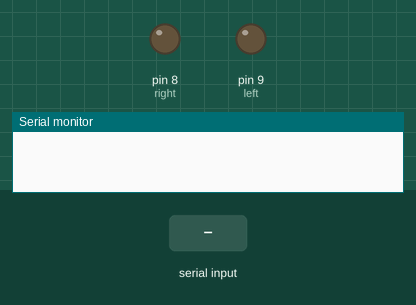
Recording of a sketch running on a simulated Arduino Uno, built with avr-gcc and run on an emulated ATmega328P. Shown: output pins drawn as LEDs (lit = HIGH), the last lines printed to the serial monitor. Inputs (shaded band) come from the test bench.

Above: at 1.2 s.
1.3 s: "1" received over Serial
At 2.3 s:
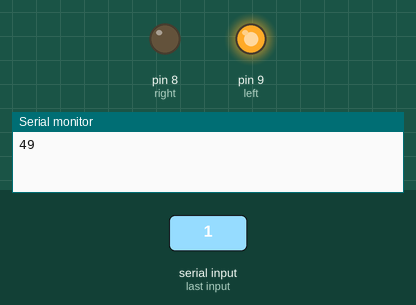
2.8 s: "2" received over Serial
At 3.4 s:
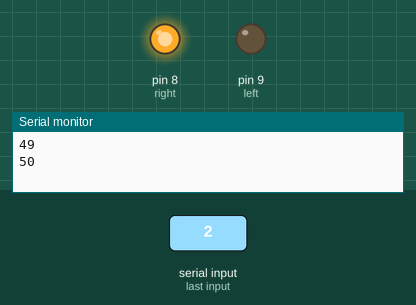
4.3 s: "0" received over Serial
At 4.6 s:
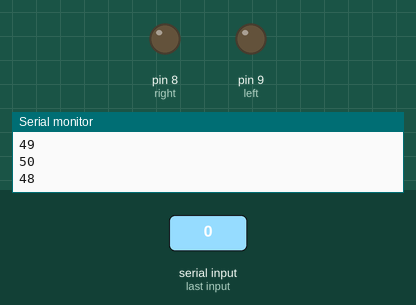
Timing chart, 0 to 7.3 s (numbered marks = the images above; inputs shaded):
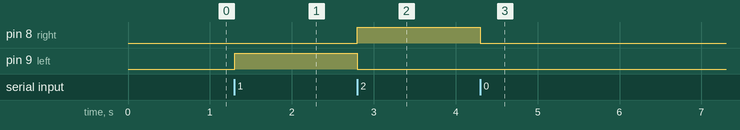

The sketch:

sketch_nov03a.ino
```cpp
int input = 0;
int right = 8;
int left =9;
void setup() {
  // put your setup code here, to run once:
  Serial.begin(9600);
  pinMode(left, OUTPUT); //GND == -ve
  pinMode(right, OUTPUT);
}

void loop() {
  // put your main code here, to run repeatedly:
  if(Serial.available() >0){
    input = Serial.read();
    Serial.println(input,DEC);
    if(input == 48){
      digitalWrite(left, LOW);
      digitalWrite(right, LOW);}
    else if (input == 49){
      digitalWrite(left, HIGH);
      digitalWrite(right, LOW);}
    else if (input == 50){
      digitalWrite(right,HIGH);
      digitalWrite(left, LOW);}
  }
}
```

Measured:
- after the input at 1.3 s, pin 9 (left): LOW → HIGH at once
- after the input at 2.8 s, pin 8 (right): LOW → HIGH at once; pin 9 (left): HIGH → LOW at once
- after the input at 4.3 s, pin 8 (right): HIGH → LOW at once
